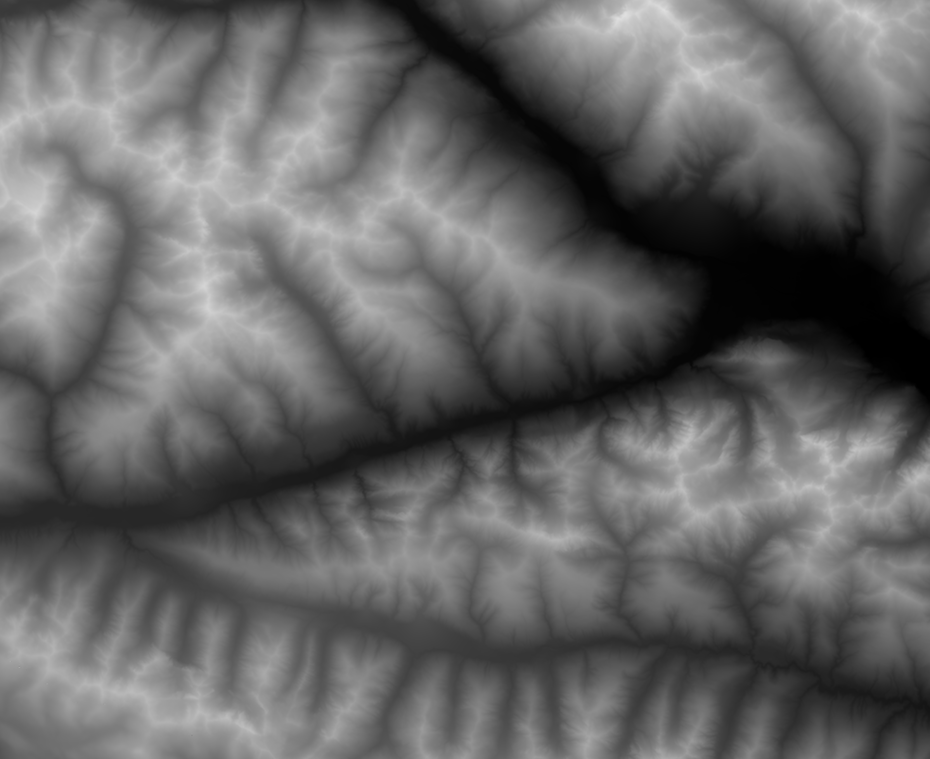
#> input picture Images/Source maps/render-4.png, 930 x 759 px, shrunk from 4257 x 3472 before the run, found by its file name
$ python test2.py
#> lines starting #> are read from the running program, lines starting #| are printed output that depends on the picture
import cv2
import numpy as np
import matplotlib.pyplot as plt

plt.close('all')

def invert_image(image):
    inverted_image = cv2.bitwise_not(image)
    return inverted_image

# Load the image
image_path = 'render-4.png'
image = cv2.imread(image_path)
#> image is the input picture: shape (759, 930, 3); min 0, max 223, mean 100.8

# Invert the image
image = invert_image(image)
#> in invert_image, `inverted_image = cv2.bitwise_not(image)`:
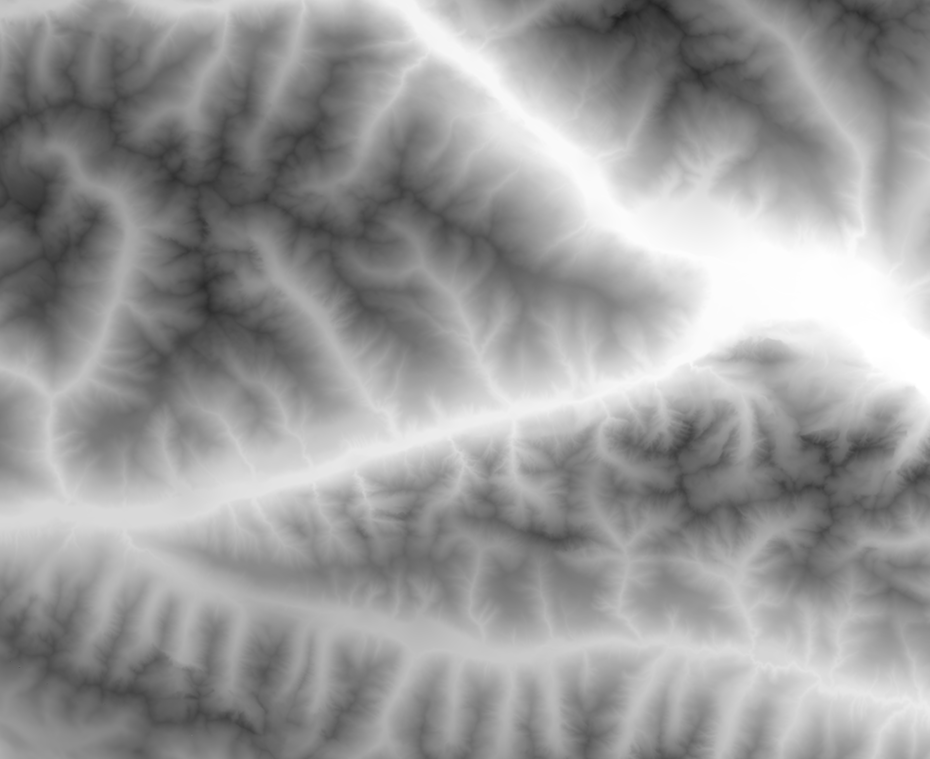
#> inverted_image: shape (759, 930, 3); min 32, max 255, mean 154.2

# Define the kernel

kernel = np.array([
    [0, -1, 0],
    [-1, 5, -1],
    [0, -1, 0]])

kernel2 = np.array([
    [0, -1, 0],
    [-1, 4, -1],
    [0, -1, 0]])

""" ridge_kernel = np.array([
    [-1, -1, 0, 1, 1],
    [-1, -2, 0, 2, 1],
    [-1, -4, 0, 4, 1],
    [-1, -2, 0, 2, 1],
    [-1, -1, 0, 1, 1]
]) """

ridge_kernel = np.array([
    [-1, -1, -1, -1, -1],
    [-1, -2, -4, -2, -1],
    [0, 0, 0, 0, 0],
    [1, 2, 4, 2, 1],
    [1, 1, 1, 1, 1]
])

y_kernel = np.array([
    [0.33,0.33,0.33],
    [-0.67,-0.67,-0.67],
    [0,0,0]
])

blurred_kernel = (1 / 256) * np.array([[1, 4, 6, 4, 1],
                                       [4, 16, 24, 16, 4],
                                       [6, 24, 36, 24, 6],
                                       [4, 16, 24, 16, 4],
                                       [1, 4, 6, 6, 1]])

# Apply the convolution
output3 = cv2.filter2D(image, -1, kernel)
#output3 = cv2.filter2D(output3, -1, kernel)
#output3 = cv2.filter2D(output3, -1, kernel)
ridge_out = cv2.filter2D(output3, -1, ridge_kernel)
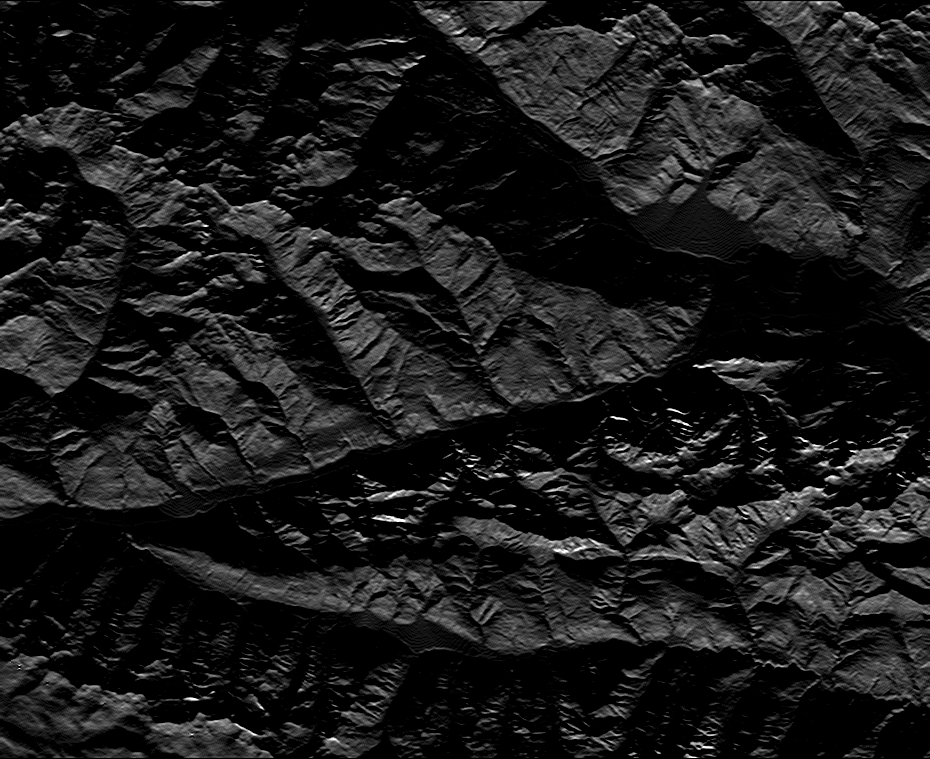
#> ridge_out: shape (759, 930, 3); min 0, max 255, mean 25.6
ridge_out = cv2.filter2D(ridge_out, -1, ridge_kernel)
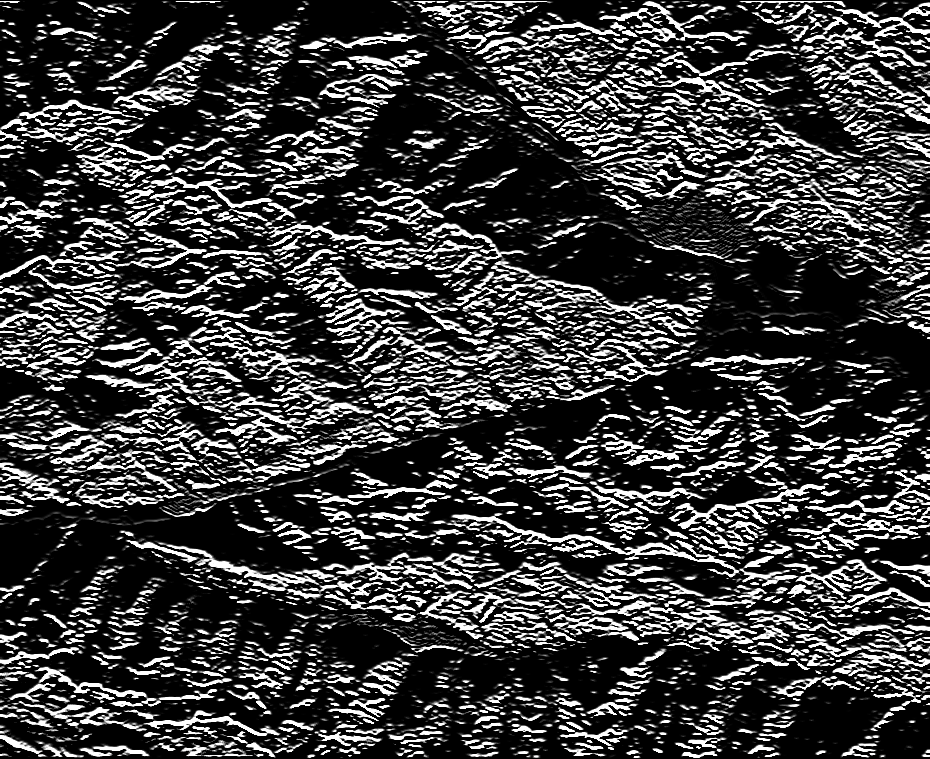
#> ridge_out: shape (759, 930, 3); min 0, max 255, mean 61.6
ridge_out = cv2.filter2D(ridge_out, -1, kernel2)
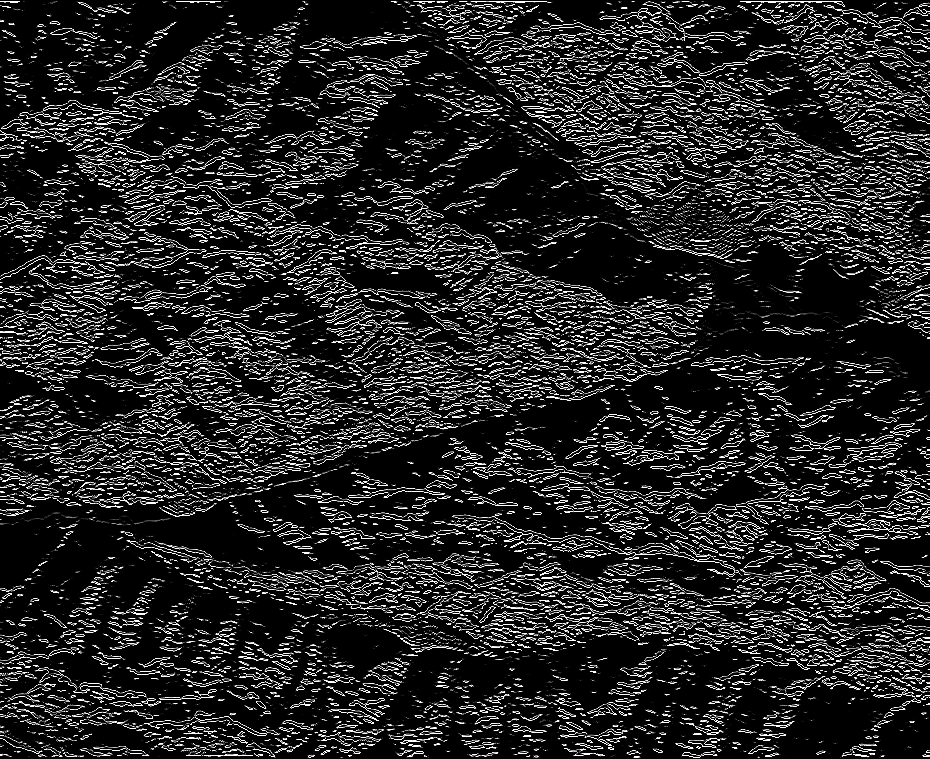
#> ridge_out: shape (759, 930, 3); min 0, max 255, mean 38.3
ridge_out = cv2.filter2D(ridge_out, -1, blurred_kernel)
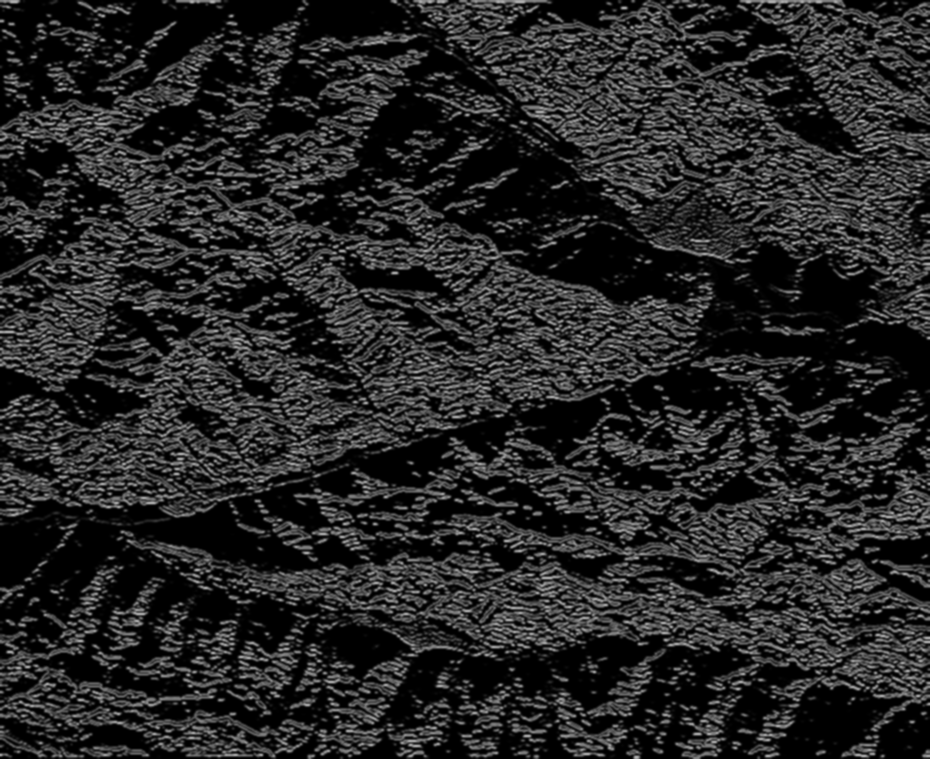
#> ridge_out: shape (759, 930, 3); min 0, max 176, mean 38.6
#ridge_out = cv2.filter2D(ridge_out, -1, y_kernel)

# Save the final image
final_image_path = 'final_image.png'
cv2.imwrite(final_image_path, ridge_out)

# Display the plot
#plt.show()

$ run again, with Images/Source maps/render-3.png copied over Images/Source maps/render-4.png
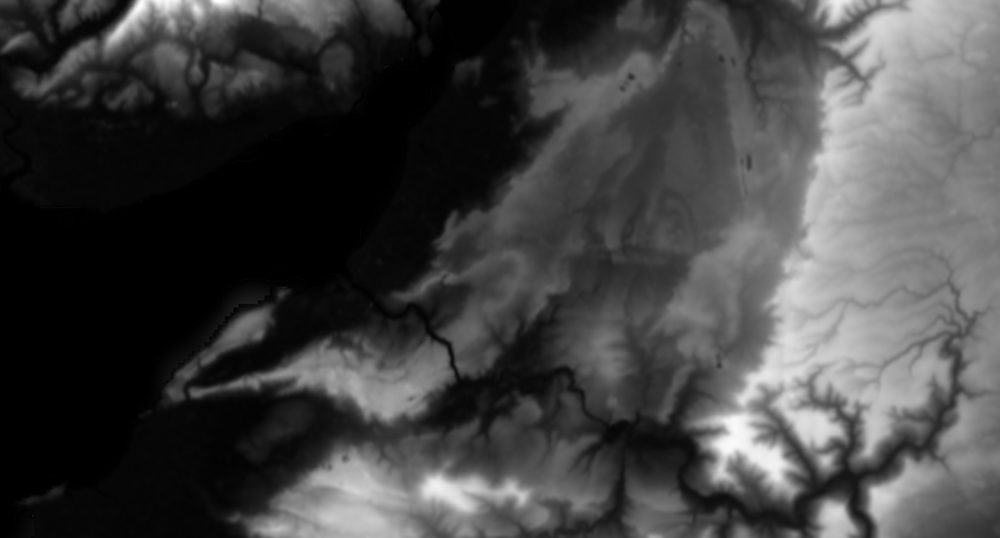
#> input picture Images/Source maps/render-3.png, 1000 x 538 px, shrunk from 2648 x 1424 before the run, found by its file name
#> image is the input picture: shape (538, 1000, 3); min 0, max 255, mean 66
#> in invert_image, `inverted_image = cv2.bitwise_not(image)`:
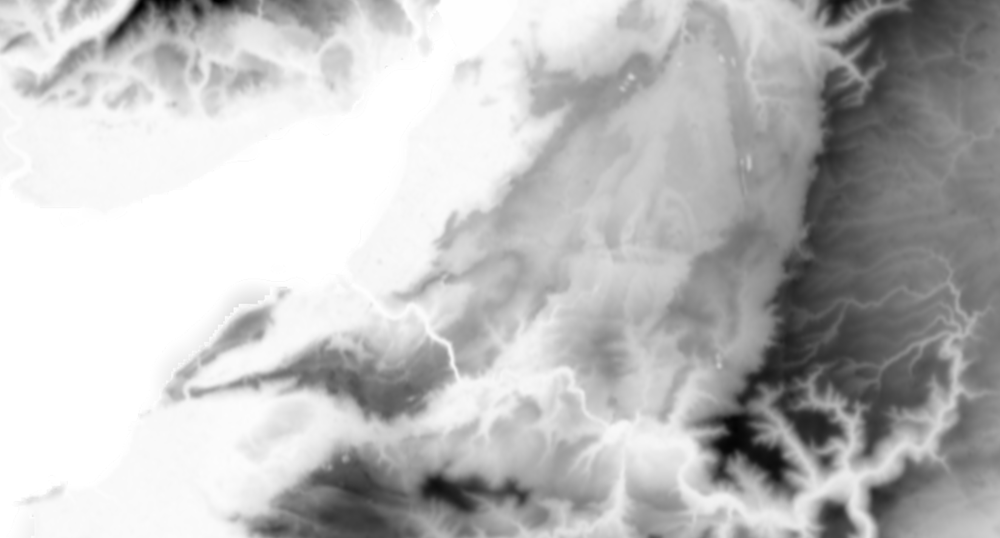
#> inverted_image: shape (538, 1000, 3); min 0, max 255, mean 189
#> `ridge_out = cv2.filter2D(ridge_out, -1, blurred_kernel)`:
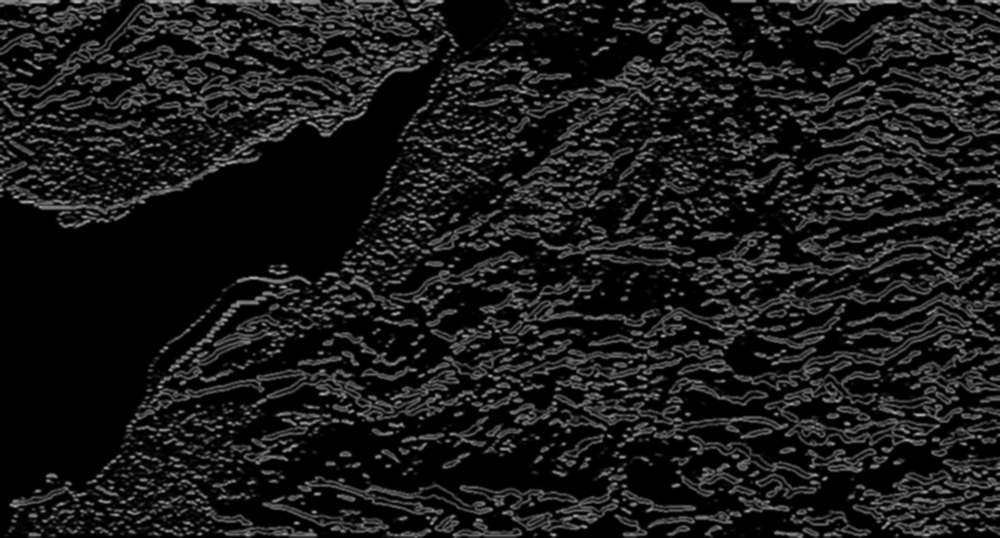
#> ridge_out: shape (538, 1000, 3); min 0, max 175, mean 26.3

$ run again, with Images/Source maps/render-5.png copied over Images/Source maps/render-4.png
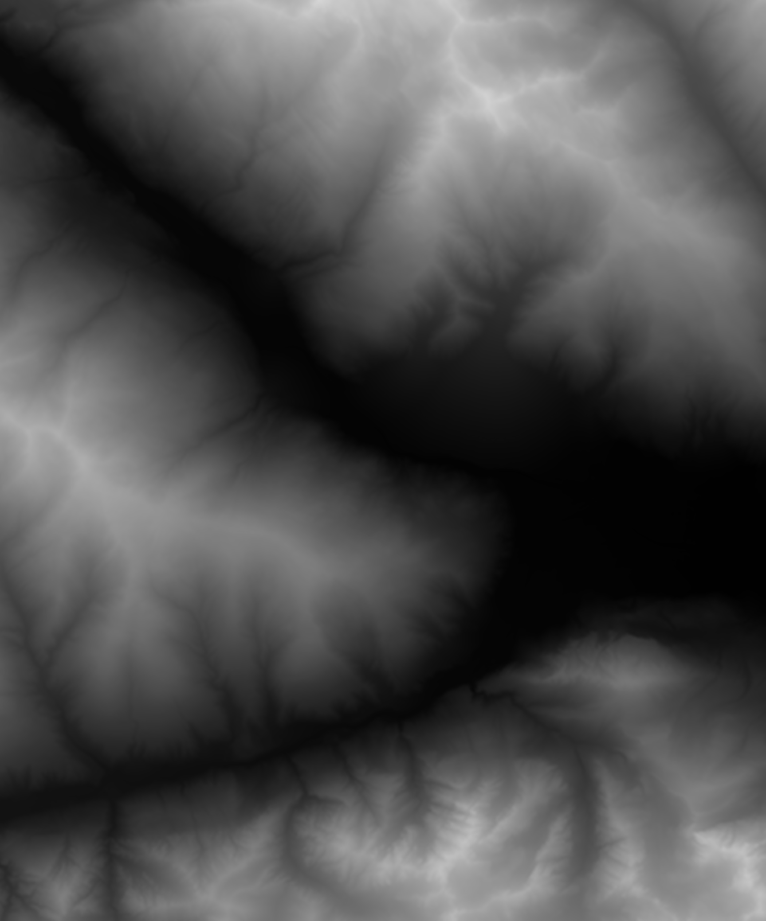
#> input picture Images/Source maps/render-5.png, 766 x 921 px, shrunk from 1727 x 2078 before the run, found by its file name
#> image is the input picture: shape (921, 766, 3); min 1, max 213, mean 78
#> in invert_image, `inverted_image = cv2.bitwise_not(image)`:
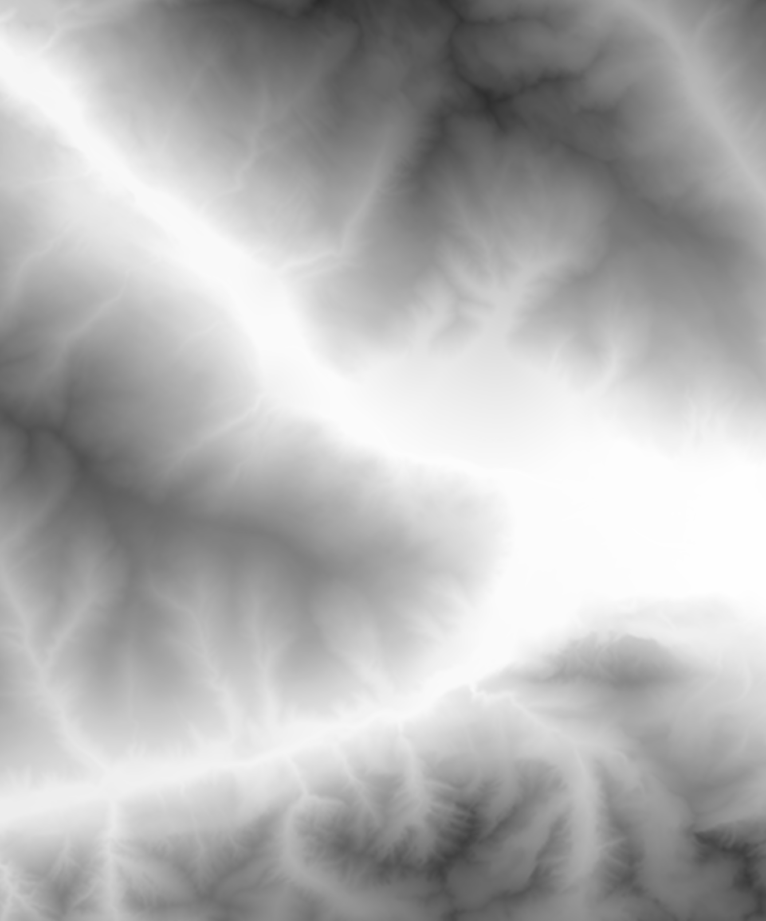
#> inverted_image: shape (921, 766, 3); min 42, max 254, mean 177
#> `ridge_out = cv2.filter2D(ridge_out, -1, blurred_kernel)`:
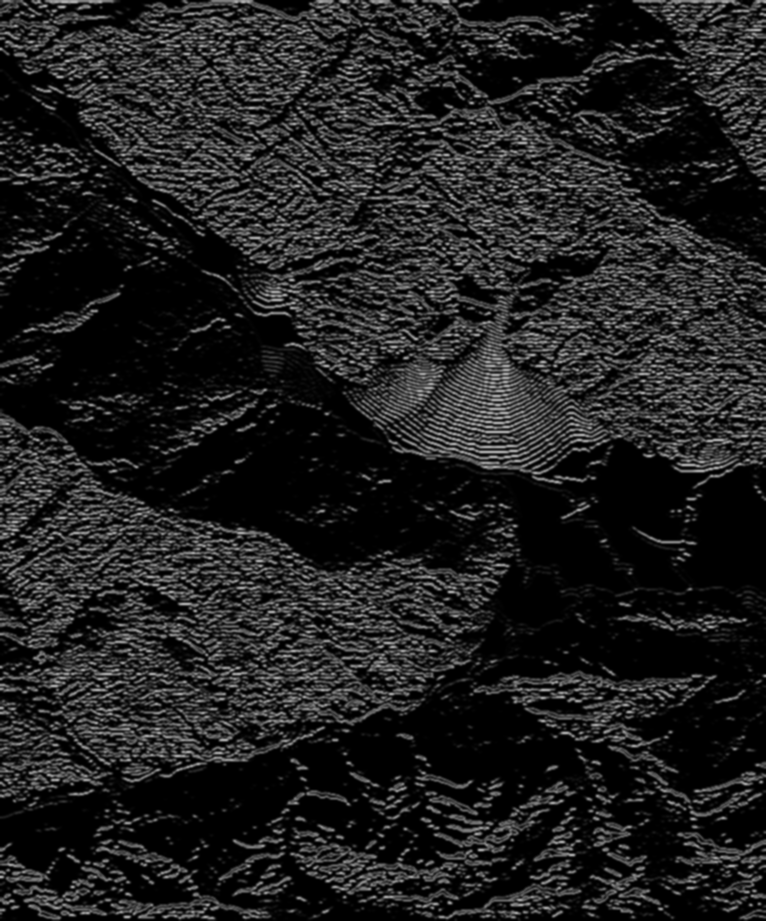
#> ridge_out: shape (921, 766, 3); min 0, max 175, mean 32.1
